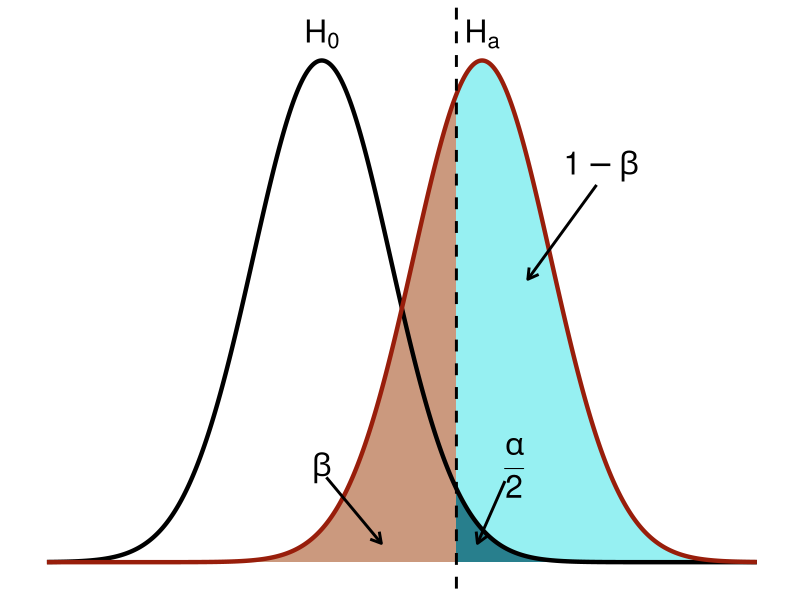
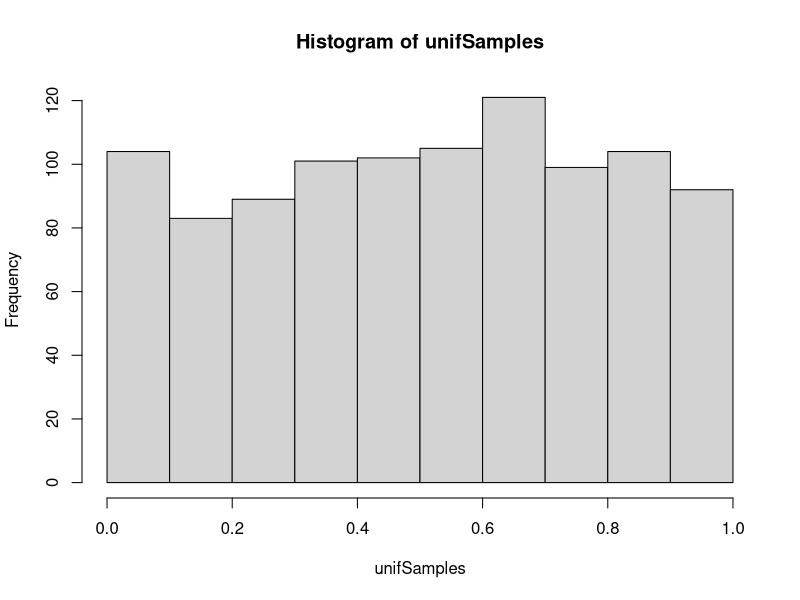
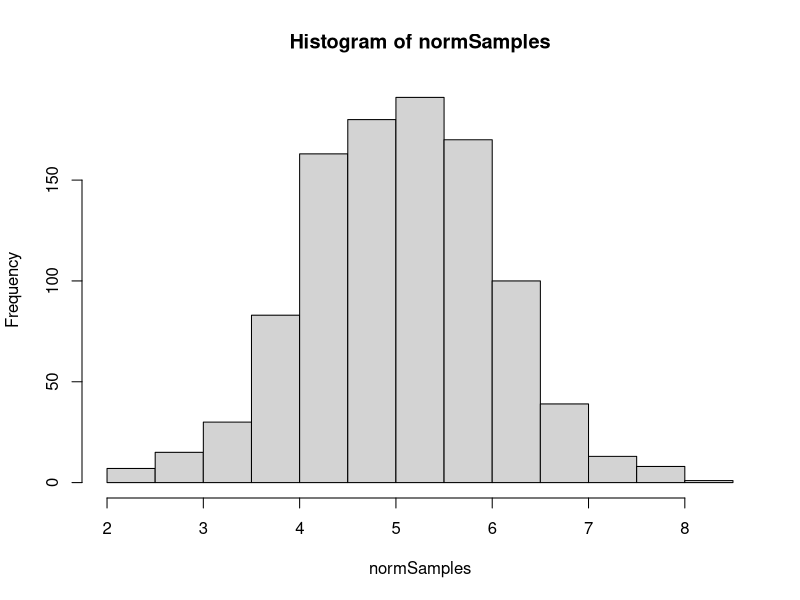
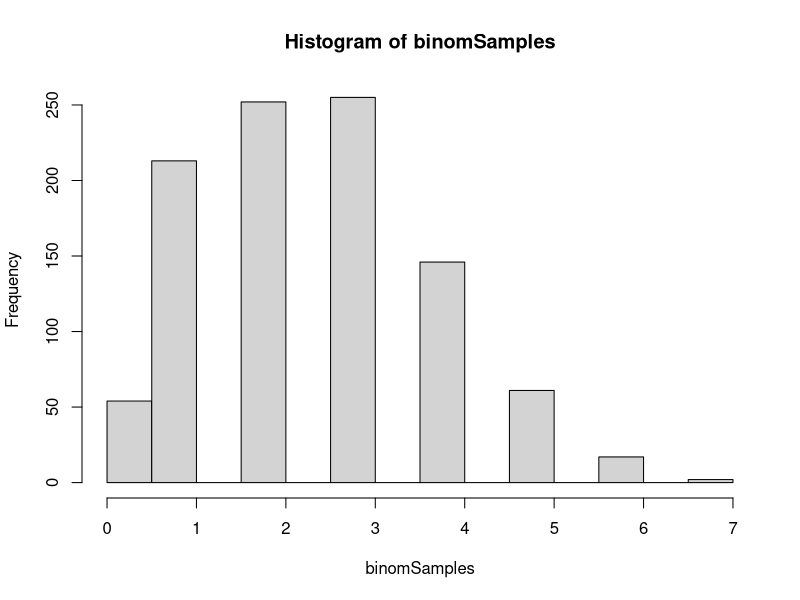
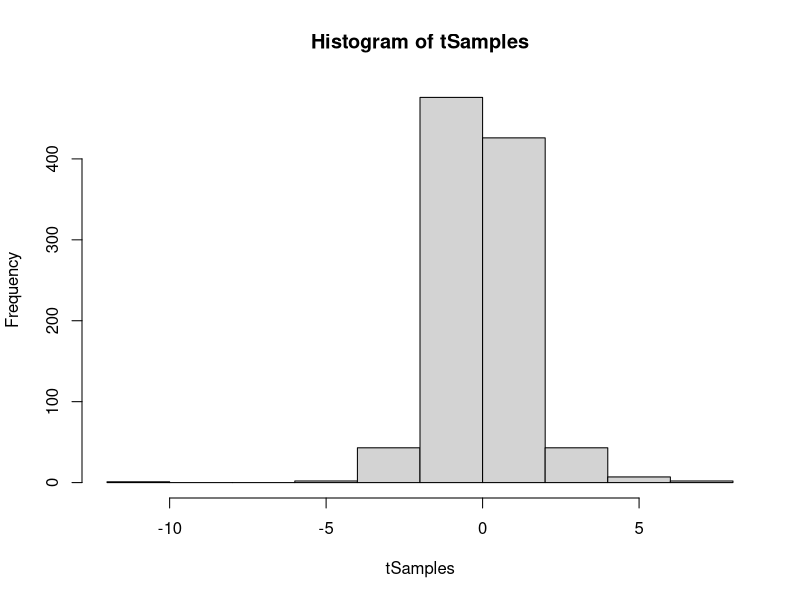
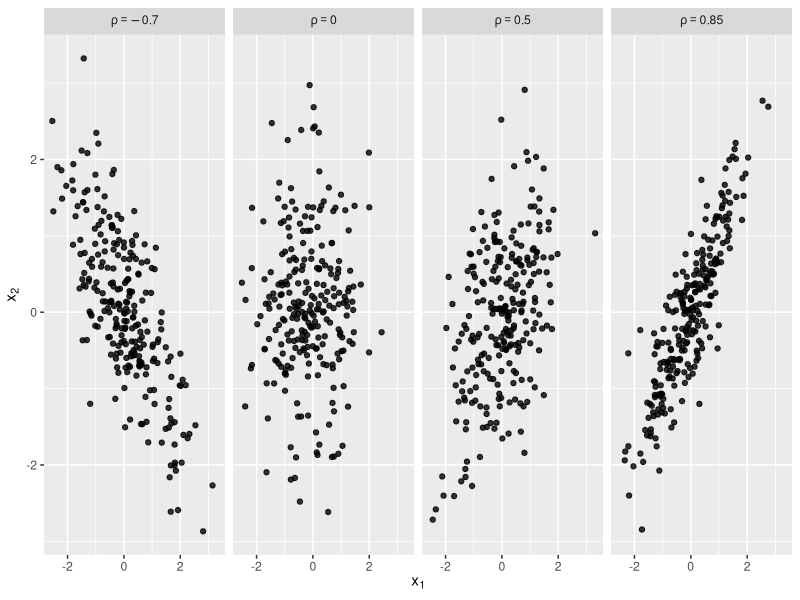
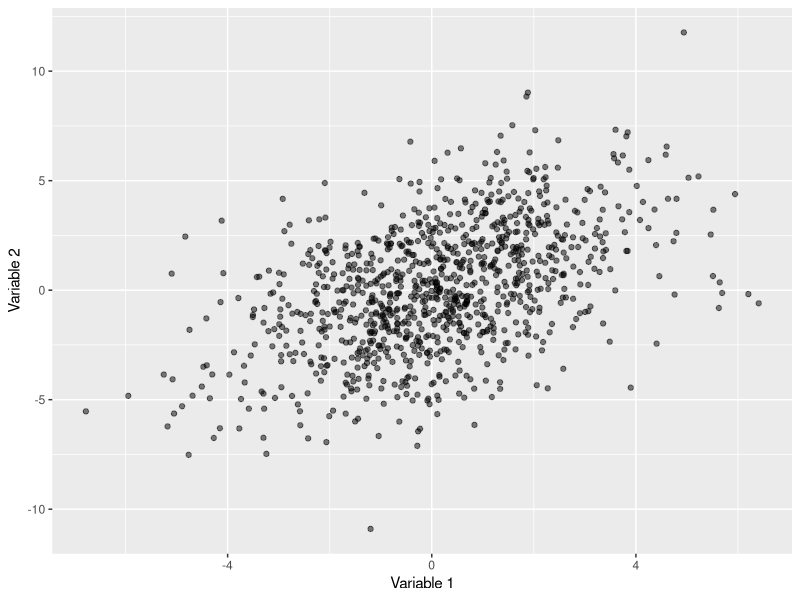

These figures' R source, in order:
## ---- chunk 1
library(tidyverse)
## ---- chunk 2
#| fig.align: 'center'
#| fig.height: 4
#| fig.width: 9.6

m1 <- 0  # mu H0
sd1 <- 1.5 # sigma H0
m2 <- 3.5 # mu HA
sd2 <- 1.5 # sigma HA
 
z_crit <- qnorm(1-(0.05/2), m1, sd1)
 
# set length of tails
min1 <- m1-sd1*4
max1 <- m1+sd1*4
min2 <- m2-sd2*4
max2 <- m2+sd2*4          
# create x sequence
x <- seq(min(min1,min2), max(max1, max2), .01)
# generate normal dist #1
y1 <- dnorm(x, m1, sd1)
# put in data frame
df1 <- data.frame("x" = x, "y" = y1)
# generate normal dist #2
y2 <- dnorm(x, m2, sd2)
# put in data frame
df2 <- data.frame("x" = x, "y" = y2)
 
# Alpha polygon
y.poly <- pmin(y1,y2)
poly1 <- data.frame(x=x, y=y.poly)
poly1 <- poly1[poly1$x >= z_crit, ] 
poly1<-rbind(poly1, c(z_crit, 0))  # add lower-left corner
 
# Beta polygon
poly2 <- df2
poly2 <- poly2[poly2$x <= z_crit,] 
poly2<-rbind(poly2, c(z_crit, 0))  # add lower-left corner
 
# power polygon; 1-beta
poly3 <- df2
poly3 <- poly3[poly3$x >= z_crit,] 
poly3 <-rbind(poly3, c(z_crit, 0))  # add lower-left corner
 
# combine polygons. 
poly1$id <- 3 # alpha, give it the highest number to make it the top layer
poly2$id <- 2 # beta
poly3$id <- 1 # power; 1 - beta
poly <- rbind(poly1, poly2, poly3)
poly$id <- factor(poly$id,  labels=c("power","beta","alpha"))


# plot with ggplot2
ggplot(poly, aes(x,y, fill=id, group=id)) +
  geom_polygon(show.legend=F, alpha=I(8/10)) +
  geom_line(data=df1, aes(x,y, color="H0", group=NULL, fill=NULL), linewidth=1.5, show.legend=F) + 
  geom_line(data=df2, aes(color="HA", group=NULL, fill=NULL),linewidth=1.5, show.legend=F) +
  geom_vline(xintercept = z_crit, linewidth=1, linetype="dashed", color="black") +
  scale_color_manual("Group", 
                     values= c("HA" = "#981e0b","H0" = "black")) +
  scale_fill_manual("test", values= c("alpha" = "#0d6374","beta" = "#be805e","power"="#7cecee")) +
  annotate("segment", x=0.1, y=0.045, xend=1.3, yend=0.01, arrow = arrow(length = unit(0.3, "cm")), size=1, color="black") +
  annotate("text", label="beta", x=0, y=0.05, parse=T, size=8, color="black") +
  annotate("segment", x=4, y=0.043, xend=3.4, yend=0.01, arrow = arrow(length = unit(0.3, "cm")), size=1, color="black") +
  annotate("text", label="frac(alpha,2)", x=4.2, y=0.05, parse=T, size=8, color="black") +
  annotate("segment", x=6, y=0.2, xend=4.5, yend=0.15, arrow = arrow(length = unit(0.3, "cm")), size=1, color="black") +
  annotate("text", label="1-beta", x=6.1, y=0.21, parse=T, size=8, color="black") +
  annotate("text", label="H[0]", x=m1, y=0.28, parse=T, size=8, color="black") +
  annotate("text", label="H[a]", x=m2, y=0.28, parse=T, size=8, color="black") +
  theme(panel.grid.minor = element_blank(),
             panel.grid.major = element_blank(),
             panel.background = element_blank(),
             panel.border = element_blank(),
             axis.line = element_blank(),
             axis.text.x = element_blank(),
             axis.text.y = element_blank(),
             axis.ticks = element_blank(),
             axis.title.x = element_blank(),
             axis.title.y = element_blank())

## ---- chunk 3
#| echo: true
#| fig-align: center
#| fig-height: 4
#| fig-width: 5

N <- 1000
unifSamples <- runif(N, min = 0, max = 1)
hist(unifSamples)
## ---- chunk 4
#| echo: true
#| fig-align: center
#| fig-height: 4
#| fig-width: 5

normSamples <- rnorm(N, mean = 5, sd = 1)
hist(normSamples)
## ---- chunk 5
#| echo: true
#| fig-align: center
#| fig-height: 4
#| fig-width: 5

binomSamples <- rbinom(N, size = 10, prob = 0.25)
hist(binomSamples)
## ---- chunk 6
#| echo: true
#| fig-align: center
#| fig-height: 4
#| fig-width: 5

tSamples <- rt(N, df = 4)
hist(tSamples)
## ---- chunk 7
#| fig-height: 2.5
#| fig-align: center
#| fig-width: 8.5
#| message: false
#| echo: false
#| warning: false

n_obs <- 250
rn5 <- MASS::mvrnorm(n_obs, c(0,0), Sigma = matrix(c(1,-0.7,-0.7,1), nrow = 2))
r00 <- MASS::mvrnorm(n_obs, c(0,0), Sigma = matrix(c(1, 0, 0,1), nrow = 2))
r03 <- MASS::mvrnorm(n_obs, c(0,0), Sigma = matrix(c(1, 0.5,0.5,1), nrow = 2))
r07 <- MASS::mvrnorm(n_obs, c(0,0), Sigma = matrix(c(1, 0.85,0.85,1), nrow = 2))

dat <- data.frame(rbind(rn5, r00, r03, r07))
dat$correlation <- c(rep("rho==-0.7", n_obs),
rep("rho==0",    n_obs),
rep("rho==0.5",  n_obs),
rep("rho==0.85", n_obs))

ggplot(dat, aes(x = X1, y = X2)) +
geom_point(alpha = 0.8) +
facet_grid(. ~ correlation, labeller = label_parsed) +
labs(x = expression(x[1]), y = expression(x[2]))

## ---- chunk 8
#| echo: true
sigma1 <- 2
sigma2 <- 3
rho <- 0.5
## ---- chunk 9
#| echo: true
sigma <- matrix(
  c(sigma1^2,
    rho * sigma1 * sigma2,
    rho * sigma1 * sigma2,
    sigma2^2),
  ncol = 2, 
  nrow = 2)

print(sigma)
## ---- chunk 10
#| echo: true
library(MASS)
data <- mvrnorm(N,
          mu = c(0, 0),
          Sigma = sigma)

head(data)
## ---- chunk 11
#| echo: true
#| fig-height: 2.5
#| fig-width: 2.5
#| fig-align: center

ggplot(as.data.frame(data), 
       aes(x = V1, 
           y = V2)) +
  geom_point(alpha = 0.5) +
  labs(x = "Variable 1", 
       y = "Variable 2")
